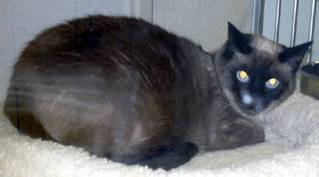
#> input picture practice/logistic_for_cat_category/data/cat/train/cat.10005.jpg, 319 x 177 px; its folder holds only this picture in this run
$ jupyter execute --allow-errors model.ipynb
#> lines starting #> are read from the running program, lines starting #| are printed output that depends on the picture; long printed decimals are rounded
[cell 1]
import os

import numpy as np
from PIL import Image


def load_image_from_folders(folder_path, label):
    images = []
    labels = []
    for img_name in os.listdir(folder_path):
        img_path = os.path.join(folder_path, img_name)
        img = Image.open(img_path).convert('RGB')
        # 缩放
        img_resized = img.resize((64, 64), Image.Resampling.LANCZOS)
        # 转换为numpy数组并归一化
        img_nd_array = np.array(img_resized) / 255.0
        images.append(img_nd_array.flatten())
        labels.append(label)
    images_nd_array = np.array(images)
    labels_nd_array = np.array(labels)
    return images_nd_array.T, labels_nd_array.T


# 基本sigmoid函数
def basic_sigmoid(x):
    return 1 / (1 + np.exp(-x))


# 对sigmoid函数求导
def sigmoid_derivative(x):
    res = basic_sigmoid(x)
    return res * (1 - res)


# 初始化网络参数
def initialize_with_zeros(shape):
    w = np.zeros((shape, 1))
    b = 0
    return w, b


# 前向和反向传播
def propagate(w, b, X, Y):
    # 样本数量
    m = X.shape[1]
    # 前向传播
    # w(n,1) X(n,m)
    A = basic_sigmoid(np.dot(w.T, X) + b)
    # 计算损失
    cost = -1 / m * np.sum(Y * np.log(A) + (1 - Y) * np.log(1 - A))
    # 反向传播
    dz = A - Y
    dw = 1 / m * np.dot(X, dz.T)
    db = 1 / m * np.sum(dz)
    cost = np.squeeze(cost)
    grads = {"dw": dw, "db": db}
    return grads, cost


def optimize(w, b, X, Y, num_iterations, learning_rate):
    costs = []
    for i in range(num_iterations):
        grads, cost = propagate(w, b, X, Y)
        dw = grads["dw"]
        db = grads["db"]
        w = w - learning_rate * dw
        b = b - learning_rate * db
        if i % 100 == 0:
            costs.append(cost)
            print("损失结果 %i: %f" % (i, cost))
    params = {"w": w, "b": b}
    grads = {"dw": dw, "db": db}
    return params, grads, costs


def predict(w, b, X):
    m = X.shape[1]
    Y_predict = np.zeros((1, m))
    w = w.reshape(X.shape[0], 1)
    A = basic_sigmoid(np.dot(w.T, X) + b)
    for i in range(A.shape[1]):
        if A[0, i] <= 0.5:
            Y_predict[0, i] = 0
        else:
            Y_predict[0, i] = 1
    return Y_predict


#> (the rest of this cell did not finish here and is left out)

#> in load_image_from_folders, img is the input picture: PIL image 319x177 RGB; mean R, G, B 104.6, 105.6, 109.6
#> in load_image_from_folders, `img_resized = img.resize((64, 64), Image.Resampling.LANCZOS)`:
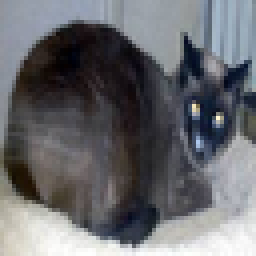
#> img_resized: PIL image 64x64 RGB (shown 4 times larger); mean R, G, B 104.6, 105.6, 109.6
#> `cat_train_X, cat_train_Y = load_image_from_folders( './data/cat/train'..`: cat_train_X = 12288 values, max 1 at index 5730, min 0 at index 2354, mean 0.418; cat_train_Y = [1]
    dog_train_X, dog_train_Y = load_image_from_folders(
        './data/dog/train', 0)
#> `dog_train_X, dog_train_Y = load_image_from_folders( './data/dog/train'..`: dog_train_X has the same summary as cat_train_X; dog_train_Y = [0]
#> `train_X = np.concatenate([cat_train_X, dog_train_X], axis=1)`: train_X = 12288 pairs, first value 0 to 1, second value 0 to 1
#> `train_Y = np.concatenate([cat_train_Y, dog_train_Y])`: train_Y = [1, 0]
    train_X = np.concatenate([cat_train_X, dog_train_X], axis=1)
    train_Y = np.concatenate([cat_train_Y, dog_train_Y])
    # 初始化参数
    w, b = initialize_with_zeros(train_X.shape[0])
    # 剃度下降
    # params:更新后的网络参数
    # grads:最后一次梯度
    # costs:每次更新损失列表
    params, grads, costs = optimize(w, b, train_X, train_Y, 3000, 0.001)
#> the loop in optimize, `for i in range(num_iterations):` made 3000 passes
#| 损失结果 0: 0.6931
#| 损失结果 100: 0.6931
#| 损失结果 200: 0.6931
#| 损失结果 300: 0.6931
#| 损失结果 400: 0.6931
#| 损失结果 500: 0.6931
#| 损失结果 600: 0.6931
#| 损失结果 700: 0.6931
#> (further printed lines are left out)
#> after the loop in optimize, `for i in range(num_iterations):`: b = 0; costs = 30 values from 0.693 to 0.693; w = 12288 values from 0 to 0
#> `params, grads, costs = optimize(w, b, train_X, train_Y, 3000, 0.001)`: params = 2 items; costs = 30 values from 0.693 to 0.693
    # 获取训练的参数
    w = params["w"]
    b = params["b"]
    # 获取训练集的预测结果
    y_prediction_train = predict(w, b, train_X)
#| 训练集准确率: 50.0
    # 打印准确率
    print('训练集准确率: {}'.format(100 - np.mean(np.abs(y_prediction_train - train_Y)) * 100))
    # 加载测试集数据
    test_cat_X, test_cat_Y = load_image_from_folders(
        './data/cat/test', 1)
    test_dog_X, test_dog_Y = load_image_from_folders(
        './data/dog/test', 0)
    test_X = np.concatenate([test_cat_X, test_dog_X], axis=1)
    test_Y = np.concatenate([test_cat_Y, test_dog_Y])
    y_prediction_test = predict(w, b, test_X)
    print('测试集准确率: {}'.format(100 - np.mean(np.abs(y_prediction_test - test_Y)) * 100))


$ run again, on practice/logistic_for_cat_category/data/cat/train/cat.10208.jpg
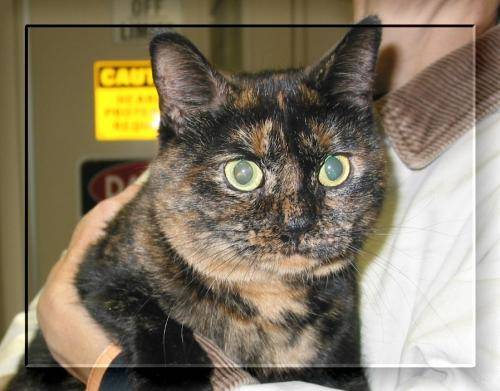
#> input picture practice/logistic_for_cat_category/data/cat/train/cat.10208.jpg, 500 x 391 px
#> in load_image_from_folders, img is the input picture: PIL image 500x391 RGB; mean R, G, B 131.8, 120.6, 100.5
#> in load_image_from_folders, `img_resized = img.resize((64, 64), Image.Resampling.LANCZOS)`:
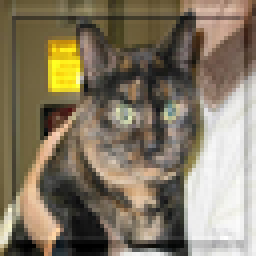
#> img_resized: PIL image 64x64 RGB (shown 4 times larger); mean R, G, B 131.8, 120.6, 100.5
#> cat_train_X = 12288 values, max 1 at index 2349, min 0 at index 6369, mean 0.461; cat_train_Y = [1]
#> dog_train_X has the same summary as cat_train_X; dog_train_Y = [0]
#> train_X = 12288 pairs, first value 0 to 1, second value 0 to 1
#> train_Y = [1, 0]
#> the loop in optimize, `for i in range(num_iterations):` made 3000 passes
#| 损失结果 0: 0.6931
#| 损失结果 100: 0.6931
#| 损失结果 200: 0.6931
#| 损失结果 300: 0.6931
#| 损失结果 400: 0.6931
#> (further printed lines are left out)
#> after the loop in optimize, `for i in range(num_iterations):`: b = 0; costs = 30 values from 0.693 to 0.693; w = 12288 values from 0 to 0
#> `params, grads, costs = optimize(w, b, train_X, train_Y, 3000, 0.001)`: params = 2 items; costs = 30 values from 0.693 to 0.693
#| 训练集准确率: 50.0

$ run again, on practice/logistic_for_cat_category/data/cat/train/cat.10281.jpg
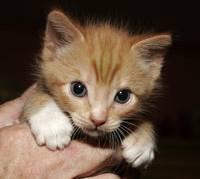
#> input picture practice/logistic_for_cat_category/data/cat/train/cat.10281.jpg, 200 x 179 px
#> in load_image_from_folders, img is the input picture: PIL image 200x179 RGB; mean R, G, B 100.2, 79.9, 63.5
#> in load_image_from_folders, `img_resized = img.resize((64, 64), Image.Resampling.LANCZOS)`:
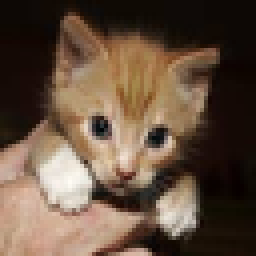
#> img_resized: PIL image 64x64 RGB (shown 4 times larger); mean R, G, B 100.2, 79.9, 63.5
#> cat_train_X = 12288 values, max 1 at index 8691, min 0 at index 1760, mean 0.318; cat_train_Y = [1]
#> dog_train_X has the same summary as cat_train_X; dog_train_Y = [0]
#> train_X = 12288 pairs, first value 0 to 1, second value 0 to 1
#> train_Y = [1, 0]
#> the loop in optimize, `for i in range(num_iterations):` made 3000 passes
#| 损失结果 0: 0.6931
#| 损失结果 100: 0.6931
#| 损失结果 200: 0.6931
#| 损失结果 300: 0.6931
#| 损失结果 400: 0.6931
#> (further printed lines are left out)
#> after the loop in optimize, `for i in range(num_iterations):`: b = 0; costs = 30 values from 0.693 to 0.693; w = 12288 values from 0 to 0
#> `params, grads, costs = optimize(w, b, train_X, train_Y, 3000, 0.001)`: params = 2 items; costs = 30 values from 0.693 to 0.693
#| 训练集准确率: 50.0

$ run again, on practice/logistic_for_cat_category/data/cat/train/cat.10302.jpg
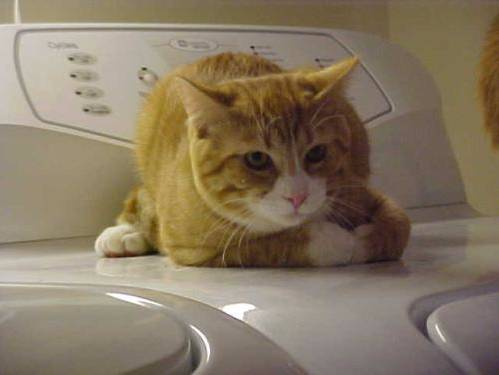
#> input picture practice/logistic_for_cat_category/data/cat/train/cat.10302.jpg, 499 x 375 px
#> in load_image_from_folders, img is the input picture: PIL image 499x375 RGB; mean R, G, B 134.7, 119.7, 97.9
#> in load_image_from_folders, `img_resized = img.resize((64, 64), Image.Resampling.LANCZOS)`:
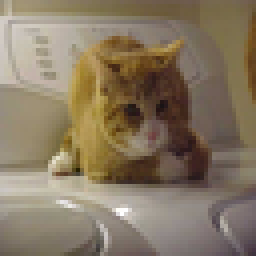
#> img_resized: PIL image 64x64 RGB (shown 4 times larger); mean R, G, B 134.7, 119.7, 97.9
#> cat_train_X = 12288 values, max 1 at index 10266, min 0 at index 8123, mean 0.461; cat_train_Y = [1]
#> dog_train_X has the same summary as cat_train_X; dog_train_Y = [0]
#> train_X = 12288 pairs, first value 0 to 1, second value 0 to 1
#> train_Y = [1, 0]
#> the loop in optimize, `for i in range(num_iterations):` made 3000 passes
#| 损失结果 0: 0.6931
#| 损失结果 100: 0.6931
#| 损失结果 200: 0.6931
#| 损失结果 300: 0.6931
#| 损失结果 400: 0.6931
#> (further printed lines are left out)
#> after the loop in optimize, `for i in range(num_iterations):`: b = 0; costs = 30 values from 0.693 to 0.693; w = 12288 values from 0 to 0
#> `params, grads, costs = optimize(w, b, train_X, train_Y, 3000, 0.001)`: params = 2 items; costs = 30 values from 0.693 to 0.693
#| 训练集准确率: 50.0

$ run again, on practice/logistic_for_cat_category/data/cat/train/cat.10058.jpg
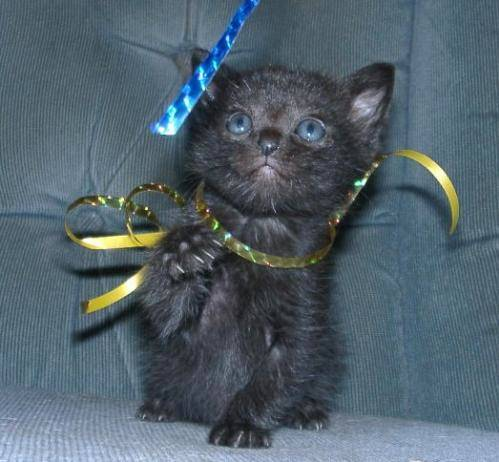
#> input picture practice/logistic_for_cat_category/data/cat/train/cat.10058.jpg, 499 x 462 px
#> in load_image_from_folders, img is the input picture: PIL image 499x462 RGB; mean R, G, B 81.6, 97.2, 107.8
#> in load_image_from_folders, `img_resized = img.resize((64, 64), Image.Resampling.LANCZOS)`:
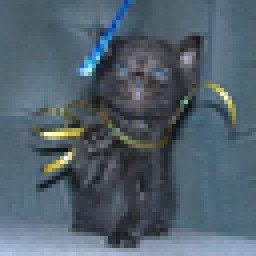
#> img_resized: PIL image 64x64 RGB (shown 4 times larger); mean R, G, B 81.6, 97.2, 107.8
#> cat_train_X = 12288 values, max 1 at index 4776, min 0 at index 1236, mean 0.375; cat_train_Y = [1]
#> dog_train_X has the same summary as cat_train_X; dog_train_Y = [0]
#> train_X = 12288 pairs, first value 0 to 1, second value 0 to 1
#> train_Y = [1, 0]
#> the loop in optimize, `for i in range(num_iterations):` made 3000 passes
#| 损失结果 0: 0.6931
#| 损失结果 100: 0.6931
#| 损失结果 200: 0.6931
#| 损失结果 300: 0.6931
#| 损失结果 400: 0.6931
#> (further printed lines are left out)
#> after the loop in optimize, `for i in range(num_iterations):`: b = 0; costs = 30 values from 0.693 to 0.693; w = 12288 values from 0 to 0
#> `params, grads, costs = optimize(w, b, train_X, train_Y, 3000, 0.001)`: params = 2 items; costs = 30 values from 0.693 to 0.693
#| 训练集准确率: 50.0
